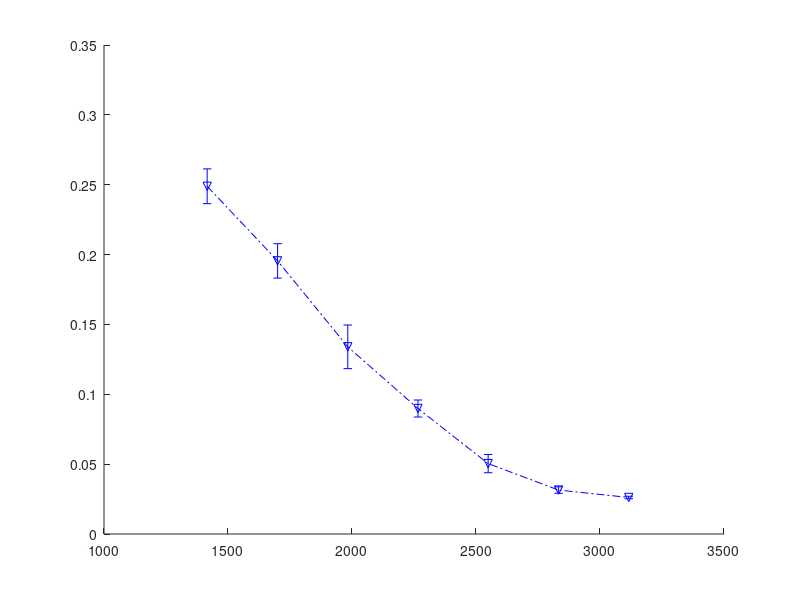

MATLAB code to generate this figure: (Note: this script raises an error after producing the figure.)
clc;clear; close all;
load CompareResults;
load CompareResultsStd;
K=1133;
m_num=[1.25 1.5 1.75 2 2.25 2.5 2.75]*K; 
m_num=round(m_num);
ms=5; ts=12;


figure; hold on;
errorbar(m_num, CompareResults(1,:), CompareResultsStd(1,:), 'bv-.', 'linewidth', 2,  'MarkerSize',ms); 
errorbar(m_num, CompareResults(2,:), CompareResultsStd(2,:), 'gd--', 'linewidth', 2, 'MarkerSize',ms); 
errorbar(m_num, CompareResults(3,:), CompareResultsStd(3,:), 'rp-', 'linewidth', 2, 'MarkerSize',ms); 
ylabel('Recovery Error'); xlabel('Sample Size');box on;
legend('Group OMP', 'Group Lasso','StructOMP');
% axis([m_num(1)-round(0.25*K) m_num(end)+round(0.25*K) -0 0.3])
% axis([m_num(1)-0.25 m_num(end)+0.25 0 0.4])
textobj = findobj('type', 'text');
set(textobj, 'fontsize', ts);
h_xlabel = get(gca,'XLabel');
set(h_xlabel,'FontSize',ts); 
h_xlabel = get(gca,'YLabel');
set(h_xlabel,'FontSize',ts); 

figure; hold on;
errorbar(m_num, CompareResults(4,:), CompareResultsStd(4,:), 'bv-.', 'linewidth', 2, 'MarkerSize',ms);
errorbar(m_num, CompareResults(5,:), CompareResultsStd(5,:), 'gd--', 'linewidth', 2, 'MarkerSize',ms);
errorbar(m_num, CompareResults(6,:), CompareResultsStd(6,:), 'rp-', 'linewidth', 2, 'MarkerSize',ms);
ylabel('CPU Time (Second)'); xlabel('Sample Size');box on;
legend('Group OMP','Group Lasso', 'StructOMP','Location','NorthWest');
% axis([m_num(1)-0.25 m_num(end)+0.25 0 80])
textobj = findobj('type', 'text');
set(textobj, 'fontsize', ts);
h_xlabel = get(gca,'XLabel');
set(h_xlabel,'FontSize',ts); 
h_xlabel = get(gca,'YLabel');
set(h_xlabel,'FontSize',ts); 
